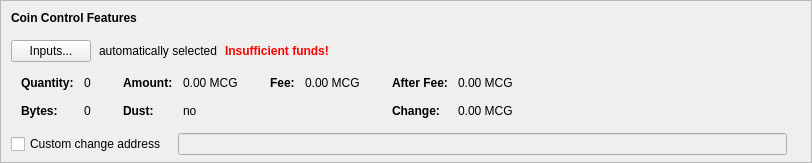
    <widget class="QFrame" name="frameCoinControl">
     <property name="sizePolicy">
      <sizepolicy hsizetype="Expanding" vsizetype="Expanding">
       <horstretch>0</horstretch>
       <verstretch>0</verstretch>
      </sizepolicy>
     </property>
     <property name="maximumSize">
      <size>
       <width>16777215</width>
       <height>16777215</height>
      </size>
     </property>
     <property name="frameShape">
      <enum>QFrame::StyledPanel</enum>
     </property>
     <property name="frameShadow">
      <enum>QFrame::Sunken</enum>
     </property>
     <layout class="QVBoxLayout" name="verticalLayoutCoinControl2">
      <property name="spacing">
       <number>0</number>
      </property>
      <property name="leftMargin">
       <number>0</number>
      </property>
      <property name="topMargin">
       <number>0</number>
      </property>
      <property name="rightMargin">
       <number>0</number>
      </property>
      <property name="bottomMargin">
       <number>6</number>
      </property>
      <item>
       <layout class="QVBoxLayout" name="verticalLayoutCoinControl" stretch="0,0,0,0,1">
        <property name="spacing">
         <number>0</number>
        </property>
        <property name="leftMargin">
         <number>10</number>
        </property>
        <property name="topMargin">
         <number>10</number>
        </property>
        <item>
         <layout class="QHBoxLayout" name="horizontalLayoutCoinControl1">
          <property name="bottomMargin">
           <number>15</number>
          </property>
          <item>
           <widget class="QLabel" name="labelCoinControlFeatures">
            <property name="sizePolicy">
             <sizepolicy hsizetype="Preferred" vsizetype="Maximum">
              <horstretch>0</horstretch>
              <verstretch>0</verstretch>
             </sizepolicy>
            </property>
            <property name="font">
             <font>
              <weight>75</weight>
              <bold>true</bold>
             </font>
            </property>
            <property name="styleSheet">
             <string notr="true">font-weight:bold;</string>
            </property>
            <property name="text">
             <string>Coin Control Features</string>
            </property>
           </widget>
          </item>
         </layout>
        </item>
        <item>
         <layout class="QHBoxLayout" name="horizontalLayoutCoinControl2" stretch="0,0,0,0">
          <property name="spacing">
           <number>8</number>
          </property>
          <property name="bottomMargin">
           <number>10</number>
          </property>
          <item>
           <widget class="QPushButton" name="pushButtonCoinControl">
            <property name="styleSheet">
             <string notr="true"/>
            </property>
            <property name="text">
             <string>Inputs...</string>
            </property>
            <property name="autoDefault">
             <bool>false</bool>
            </property>
           </widget>
          </item>
          <item>
           <widget class="QLabel" name="labelCoinControlAutomaticallySelected">
            <property name="text">
             <string>automatically selected</string>
            </property>
            <property name="margin">
             <number>5</number>
            </property>
           </widget>
          </item>
          <item>
           <widget class="QLabel" name="labelCoinControlInsuffFunds">
            <property name="font">
             <font>
              <weight>75</weight>
              <bold>true</bold>
             </font>
            </property>
            <property name="styleSheet">
             <string notr="true">color:red;font-weight:bold;</string>
            </property>
            <property name="text">
             <string>Insufficient funds!</string>
            </property>
            <property name="margin">
             <number>5</number>
            </property>
           </widget>
          </item>
          <item>
           <spacer name="horizontalSpacerCoinControl">
            <property name="orientation">
             <enum>Qt::Horizontal</enum>
            </property>
            <property name="sizeHint" stdset="0">
             <size>
              <width>40</width>
              <height>1</height>
             </size>
            </property>
           </spacer>
          </item>
         </layout>
        </item>
        <item>
         <widget class="QWidget" name="widgetCoinControl" native="true">
          <property name="sizePolicy">
           <sizepolicy hsizetype="Preferred" vsizetype="Preferred">
            <horstretch>0</horstretch>
            <verstretch>0</verstretch>
           </sizepolicy>
          </property>
          <property name="minimumSize">
           <size>
            <width>0</width>
            <height>0</height>
           </size>
          </property>
          <property name="styleSheet">
           <string notr="true"/>
          </property>
          <layout class="QHBoxLayout" name="horizontalLayoutCoinControl5">
           <property name="leftMargin">
            <number>0</number>
           </property>
           <property name="topMargin">
            <number>0</number>
           </property>
           <property name="rightMargin">
            <number>0</number>
           </property>
           <property name="bottomMargin">
            <number>0</number>
           </property>
           <item>
            <layout class="QHBoxLayout" name="horizontalLayoutCoinControl3" stretch="0,0,0,1">
             <property name="spacing">
              <number>20</number>
             </property>
             <property name="topMargin">
              <number>0</number>
             </property>
             <property name="bottomMargin">
              <number>10</number>
             </property>
             <item>
              <layout class="QFormLayout" name="formLayoutCoinControl1">
               <property name="horizontalSpacing">
                <number>10</number>
               </property>
               <property name="verticalSpacing">
                <number>14</number>
               </property>
               <property name="leftMargin">
                <number>10</number>
               </property>
               <property name="topMargin">
                <number>4</number>
               </property>
               <property name="rightMargin">
                <number>6</number>
               </property>
               <item row="0" column="0">
                <widget class="QLabel" name="labelCoinControlQuantityText">
                 <property name="font">
                  <font>
                   <weight>75</weight>
                   <bold>true</bold>
                  </font>
                 </property>
                 <property name="text">
                  <string>Quantity:</string>
                 </property>
                 <property name="margin">
                  <number>0</number>
                 </property>
                </widget>
               </item>
               <item row="0" column="1">
                <widget class="QLabel" name="labelCoinControlQuantity">
                 <property name="cursor">
                  <cursorShape>IBeamCursor</cursorShape>
                 </property>
                 <property name="contextMenuPolicy">
                  <enum>Qt::ActionsContextMenu</enum>
                 </property>
                 <property name="text">
                  <string notr="true">0</string>
                 </property>
                 <property name="margin">
                  <number>0</number>
                 </property>
                 <property name="textInteractionFlags">
                  <set>Qt::LinksAccessibleByMouse|Qt::TextSelectableByKeyboard|Qt::TextSelectableByMouse</set>
                 </property>
                </widget>
               </item>
               <item row="1" column="0">
                <widget class="QLabel" name="labelCoinControlBytesText">
                 <property name="font">
                  <font>
                   <weight>75</weight>
                   <bold>true</bold>
                  </font>
                 </property>
                 <property name="text">
                  <string>Bytes:</string>
                 </property>
                </widget>
               </item>
               <item row="1" column="1">
                <widget class="QLabel" name="labelCoinControlBytes">
                 <property name="cursor">
                  <cursorShape>IBeamCursor</cursorShape>
                 </property>
                 <property name="contextMenuPolicy">
                  <enum>Qt::ActionsContextMenu</enum>
                 </property>
                 <property name="text">
                  <string notr="true">0</string>
                 </property>
                 <property name="textInteractionFlags">
                  <set>Qt::LinksAccessibleByMouse|Qt::TextSelectableByKeyboard|Qt::TextSelectableByMouse</set>
                 </property>
                </widget>
               </item>
              </layout>
             </item>
             <item>
              <layout class="QFormLayout" name="formLayoutCoinControl2">
               <property name="horizontalSpacing">
                <number>10</number>
               </property>
               <property name="verticalSpacing">
                <number>14</number>
               </property>
               <property name="leftMargin">
                <number>6</number>
               </property>
               <property name="topMargin">
                <number>4</number>
               </property>
               <property name="rightMargin">
                <number>6</number>
               </property>
               <item row="0" column="0">
                <widget class="QLabel" name="labelCoinControlAmountText">
                 <property name="font">
                  <font>
                   <weight>75</weight>
                   <bold>true</bold>
                  </font>
                 </property>
                 <property name="text">
                  <string>Amount:</string>
                 </property>
                 <property name="margin">
                  <number>0</number>
                 </property>
                </widget>
               </item>
               <item row="0" column="1">
                <widget class="QLabel" name="labelCoinControlAmount">
                 <property name="cursor">
                  <cursorShape>IBeamCursor</cursorShape>
                 </property>
                 <property name="contextMenuPolicy">
                  <enum>Qt::ActionsContextMenu</enum>
                 </property>
                 <property name="text">
                  <string notr="true">0.00 MCG</string>
                 </property>
                 <property name="textInteractionFlags">
                  <set>Qt::LinksAccessibleByMouse|Qt::TextSelectableByKeyboard|Qt::TextSelectableByMouse</set>
                 </property>
                </widget>
               </item>
               <item row="1" column="0">
                <widget class="QLabel" name="labelCoinControlLowOutputText">
                 <property name="font">
                  <font>
                   <weight>75</weight>
                   <bold>true</bold>
                  </font>
                 </property>
                 <property name="text">
                  <string>Dust:</string>
                 </property>
                </widget>
               </item>
               <item row="1" column="1">
                <widget class="QLabel" name="labelCoinControlLowOutput">
                 <property name="cursor">
                  <cursorShape>IBeamCursor</cursorShape>
                 </property>
                 <property name="contextMenuPolicy">
                  <enum>Qt::ActionsContextMenu</enum>
                 </property>
                 <property name="text">
                  <string notr="true">no</string>
                 </property>
                 <property name="textInteractionFlags">
                  <set>Qt::LinksAccessibleByMouse|Qt::TextSelectableByKeyboard|Qt::TextSelectableByMouse</set>
                 </property>
                </widget>
               </item>
              </layout>
             </item>
             <item>
              <layout class="QFormLayout" name="formLayoutCoinControl3">
               <property name="horizontalSpacing">
                <number>10</number>
               </property>
               <property name="verticalSpacing">
                <number>14</number>
               </property>
               <property name="leftMargin">
                <number>6</number>
               </property>
               <property name="topMargin">
                <number>4</number>
               </property>
               <property name="rightMargin">
                <number>6</number>
               </property>
               <item row="0" column="0">
                <widget class="QLabel" name="labelCoinControlFeeText">
                 <property name="font">
                  <font>
                   <weight>75</weight>
                   <bold>true</bold>
                  </font>
                 </property>
                 <property name="text">
                  <string>Fee:</string>
                 </property>
                 <property name="margin">
                  <number>0</number>
                 </property>
                </widget>
               </item>
               <item row="0" column="1">
                <widget class="QLabel" name="labelCoinControlFee">
                 <property name="cursor">
                  <cursorShape>IBeamCursor</cursorShape>
                 </property>
                 <property name="contextMenuPolicy">
                  <enum>Qt::ActionsContextMenu</enum>
                 </property>
                 <property name="text">
                  <string notr="true">0.00 MCG</string>
                 </property>
                 <property name="textInteractionFlags">
                  <set>Qt::LinksAccessibleByMouse|Qt::TextSelectableByKeyboard|Qt::TextSelectableByMouse</set>
                 </property>
                </widget>
               </item>
              </layout>
             </item>
             <item>
              <layout class="QFormLayout" name="formLayoutCoinControl4">
               <property name="horizontalSpacing">
                <number>10</number>
               </property>
               <property name="verticalSpacing">
                <number>14</number>
               </property>
               <property name="leftMargin">
                <number>6</number>
               </property>
               <property name="topMargin">
                <number>4</number>
               </property>
               <property name="rightMargin">
                <number>6</number>
               </property>
               <item row="0" column="0">
                <widget class="QLabel" name="labelCoinControlAfterFeeText">
                 <property name="font">
                  <font>
                   <weight>75</weight>
                   <bold>true</bold>
                  </font>
                 </property>
                 <property name="text">
                  <string>After Fee:</string>
                 </property>
                 <property name="margin">
                  <number>0</number>
                 </property>
                </widget>
               </item>
               <item row="0" column="1">
                <widget class="QLabel" name="labelCoinControlAfterFee">
                 <property name="cursor">
                  <cursorShape>IBeamCursor</cursorShape>
                 </property>
                 <property name="contextMenuPolicy">
                  <enum>Qt::ActionsContextMenu</enum>
                 </property>
                 <property name="text">
                  <string notr="true">0.00 MCG</string>
                 </property>
                 <property name="textInteractionFlags">
                  <set>Qt::LinksAccessibleByMouse|Qt::TextSelectableByKeyboard|Qt::TextSelectableByMouse</set>
                 </property>
                </widget>
               </item>
               <item row="1" column="0">
                <widget class="QLabel" name="labelCoinControlChangeText">
                 <property name="font">
                  <font>
                   <weight>75</weight>
                   <bold>true</bold>
                  </font>
                 </property>
                 <property name="text">
                  <string>Change:</string>
                 </property>
                </widget>
               </item>
               <item row="1" column="1">
                <widget class="QLabel" name="labelCoinControlChange">
                 <property name="cursor">
                  <cursorShape>IBeamCursor</cursorShape>
                 </property>
                 <property name="contextMenuPolicy">
                  <enum>Qt::ActionsContextMenu</enum>
                 </property>
                 <property name="text">
                  <string notr="true">0.00 MCG</string>
                 </property>
                 <property name="textInteractionFlags">
                  <set>Qt::LinksAccessibleByMouse|Qt::TextSelectableByKeyboard|Qt::TextSelectableByMouse</set>
                 </property>
                </widget>
               </item>
              </layout>
             </item>
            </layout>
           </item>
          </layout>
         </widget>
        </item>
        <item>
         <layout class="QHBoxLayout" name="horizontalLayoutCoinControl4" stretch="0,0,0">
          <property name="spacing">
           <number>12</number>
          </property>
          <property name="sizeConstraint">
           <enum>QLayout::SetDefaultConstraint</enum>
          </property>
          <property name="topMargin">
           <number>5</number>
          </property>
          <property name="rightMargin">
           <number>5</number>
          </property>
          <item>
           <widget class="QCheckBox" name="checkBoxCoinControlChange">
            <property name="toolTip">
             <string>If this is activated, but the change address is empty or invalid, change will be sent to a newly generated address.</string>
            </property>
            <property name="text">
             <string>Custom change address</string>
            </property>
           </widget>
          </item>
          <item>
           <widget class="QValidatedLineEdit" name="lineEditCoinControlChange">
            <property name="enabled">
             <bool>false</bool>
            </property>
            <property name="sizePolicy">
             <sizepolicy hsizetype="Expanding" vsizetype="Fixed">
              <horstretch>0</horstretch>
              <verstretch>0</verstretch>
             </sizepolicy>
            </property>
           </widget>
          </item>
          <item>
           <widget class="QLabel" name="labelCoinControlChangeLabel">
            <property name="sizePolicy">
             <sizepolicy hsizetype="Preferred" vsizetype="Expanding">
              <horstretch>0</horstretch>
              <verstretch>0</verstretch>
             </sizepolicy>
            </property>
            <property name="minimumSize">
             <size>
              <width>0</width>
              <height>0</height>
             </size>
            </property>
            <property name="text">
             <string/>
            </property>
            <property name="margin">
             <number>3</number>
            </property>
           </widget>
          </item>
         </layout>
        </item>
        <item>
         <spacer name="verticalSpacerCoinControl">
          <property name="orientation">
           <enum>Qt::Vertical</enum>
          </property>
          <property name="sizeHint" stdset="0">
           <size>
            <width>800</width>
            <height>1</height>
           </size>
          </property>
         </spacer>
        </item>
       </layout>
      </item>
     </layout>
    </widget>
